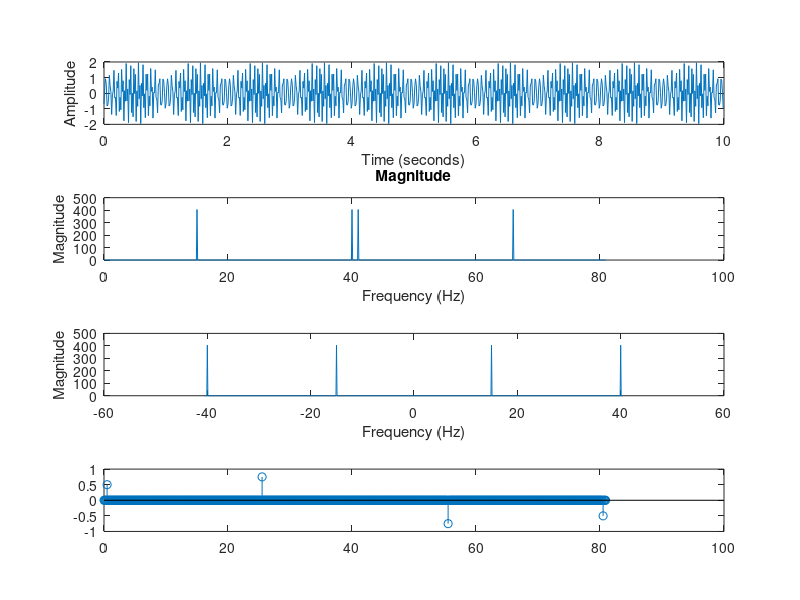

This figure's MATLAB source:
% abs(xlabel)
% fft(x)
% fftshift(x)
% angle(x) => phase angle
%%
close all;
clearvars;
%%
Ts = 1/81;
t = 0:Ts:10-Ts;
x = sin(2*pi*15*t - (pi/4)) + sin(2*pi*40*t);
subplot(4,1,1)
plot(t,x)
xlabel('Time (seconds)')
ylabel('Amplitude')
%%
y = fft(x);
fs = 1/Ts;
f = (0:length(y)-1)*fs/length(y);
subplot(4,1,2)
plot(f,abs(y))
xlabel('Frequency (Hz)')
ylabel('Magnitude') 
title('Magnitude')
%% Zero-Centered
n = length(x);
fshift = (-n/2:n/2-1)*(fs/n);
yshift = fftshift(y);
subplot(4,1,3)
plot(fshift,abs(yshift))
xlabel('Frequency (Hz)')
ylabel('Magnitude')
%% Phase
tol = 1e-6;
yshift(abs(yshift) < tol)=0;
theta = angle(yshift);
subplot(4,1,4)
stem(f,theta/pi)